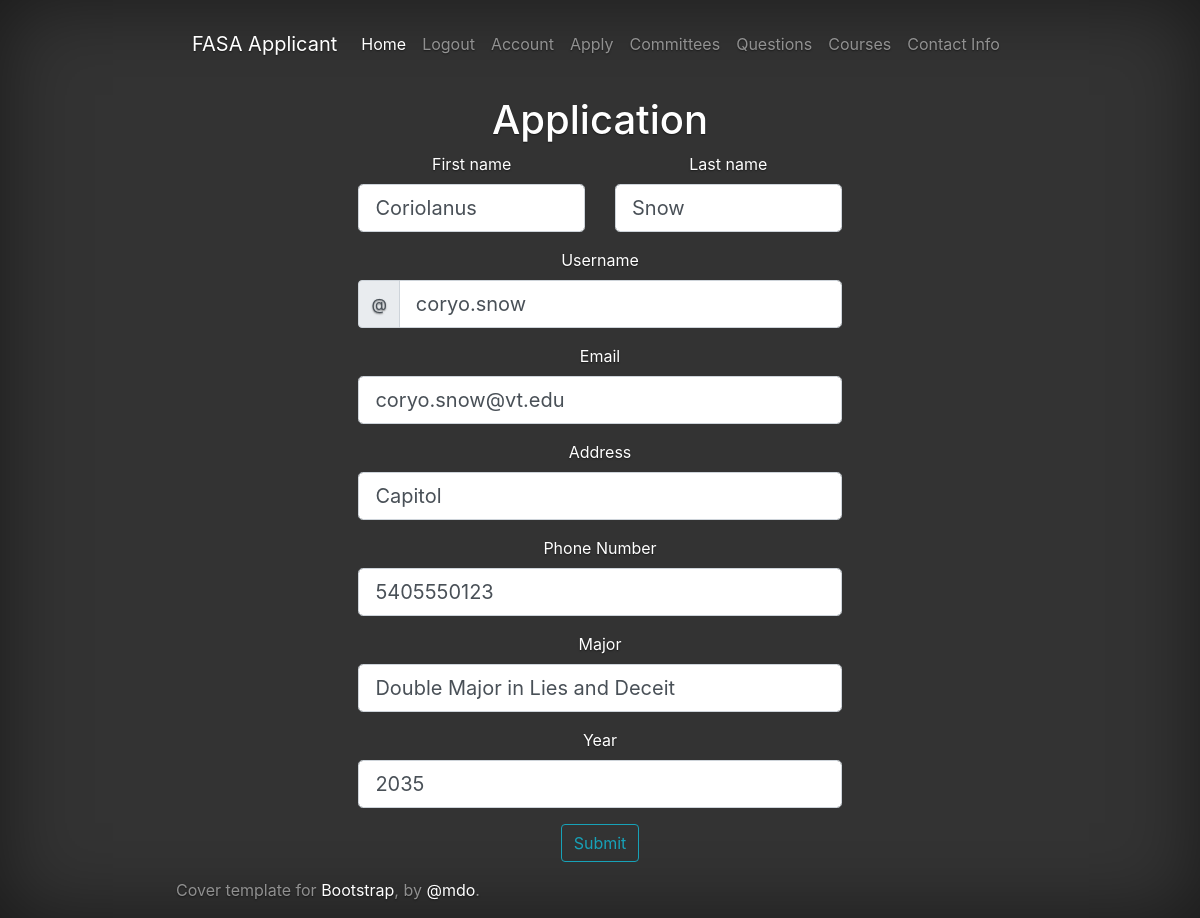
/apply (signed in), run on the app's committed database.
### run.py (models this page shows, shortened)
class MainData(main_db.Model):
    id = main_db.Column(main_db.Integer, primary_key = True)
    first_name = main_db.Column(main_db.String(30), unique = False, nullable = False)
    last_name = main_db.Column(main_db.String(30), unique = False, nullable = False)
    username = main_db.Column(main_db.String(30), unique = False, nullable = False)
    email = main_db.Column(main_db.String(120), unique = True, nullable = False)
    address = main_db.Column(main_db.String(200), unique = False, nullable = False)
    major = main_db.Column(main_db.String(100), unique = False, nullable = False)
    year = main_db.Column(main_db.String(30), unique = False, nullable = False)
    phone_number = main_db.Column(db.String(20), unique = False, nullable = False)

### run.py (the view)
@app.route("/apply", methods = ['GET', 'POST'])
@login_required
def apply():
    form = MainForm()
    if form.validate_on_submit():
        MainData.query.filter_by(email = current_user.email).delete()
        data_main = MainData(first_name = form.first_name.data, last_name = form.last_name.data, username = form.username.data,
                             email = form.email.data, address = form.address.data, major = form.major.data,
                             year = form.year.data, phone_number = form.phone_number.data)
        main_db.session.add(data_main)
        main_db.session.commit()
        flash("Success", "success")
        return redirect(url_for('hello'))
    elif request.method == "GET":
        user = MainData.query.filter_by(email = current_user.email).first()
        if (user is not None):
            form.first_name.data = user.first_name
            form.last_name.data = user.last_name
            form.username.data = user.username
            form.email.data = user.email
            form.address.data = user.address
            form.major.data = user.major
            form.year.data = user.year
            form.phone_number.data = user.phone_number
    return render_template("apply.html", main_form = form)

### run.py
class MainForm(FlaskForm):
    first_name = StringField('First Name', validators = [DataRequired(), Length(min = 2, max = 30)])
    last_name = StringField('Last Name', validators = [DataRequired(), Length(min = 2, max = 30)])
    username = StringField('Username', validators = [DataRequired(), Length(min = 2, max = 60)])
    email = StringField('Email', validators = [DataRequired(), Email()])
    address = StringField('Address', validators = [DataRequired(), Length(min = 2, max = 200)])
    major = StringField('Major', validators = [DataRequired(), Length(min = 2, max = 100)])
    year = StringField('Year', validators = [DataRequired(), Length(min = 0, max = 10)])
    phone_number = StringField('Phone Number', validators = [DataRequired(), Length(min = 2, max = 15)])
    submit = SubmitField('Submit')

### run.py (called while the page is built)
@login_manager.user_loader
def load_user(user_id):
    return User.query.get(int(user_id))

### templates/apply.html (shortened to what this page needs)
{% extends "layout.html" %}
{% block content %}
  <center>
    <div class="col-md-8 order-md-1">
      <h1>Application</h1>
      <form class="needs-validation" method = "POST">
        <div class="row">
          <div class="col-md-6 mb-3">
            <label for="firstName">First name</label>
            {% if main_form.first_name.errors %}
              {{ main_form.first_name(class = "form-control form-control-lg is-invalid")}}
              <div class = "invalid-feedback">
                {% for error in main_form.first_name.errors %}
                  <span>{{ error }}</span>
                {% endfor %}
              </div>
            {% else %}
              {{ main_form.first_name(class = "form-control form-control-lg")}}
            {% endif%}
          </div>
          <div class="col-md-6 mb-3">
            <label for="lastName">Last name</label>
            {% if main_form.last_name.errors %}
              {{ main_form.last_name(class = "form-control form-control-lg is-invalid")}}
              <div class = "invalid-feedback">
                {% for error in main_form.last_name.errors%}
                  <span>{{ error }}</span>
                {% endfor %}
              </div>
            {% else %}
              {{ main_form.last_name(class = "form-control form-control-lg") }}
            {% endif %}
          </div>
        </div>
        <div class="mb-3">
          <label for="username">Username</label>
          <div class="input-group">
            <div class="input-group-prepend">
              <span class="input-group-text">@</span>
            </div>
            {% if main_form.username.errors %}
              {{ main_form.username(class = "form-control form-control-lg is-invalid") }}
              <div class = "invalid-feedback">
                {% for error in main_form.username.errors %}
                  <span>{{ error }}</span>
                {% endfor %}
              </div>
             {% else %}
                {{ main_form.username(class = "form-control form-control-lg") }}
             {% endif %}
          </div>
        </div>
        <div class="mb-3">
          <label for="email">Email </label>
          {% if main_form.email.errors %}
            {{ main_form.email(class = "form-control form-control-lg is-invalid") }}
            <div class = "invalid-feedback">
              {% for error in main_form.email.errors %}
                <span>{{ error }}</span>
              {% endfor %}
            </div>
          {% else %}
            {{ main_form.email(class = "form-control form-control-lg") }}
          {% endif %}
        </div>
        <div class="mb-3">
          <label for="address">Address</label>
          {% if main_form.address.errors %}
            {{ main_form.address(class = "form-control form-control-lg is-invalid") }}
            <div class = "invalid-feedback">
              {% for error in main_form.address.errors %}
                <span>{{ error }}</span>
              {% endfor %}
            </div>
          {% else %}
            {{ main_form.address(class = "form-control form-control-lg") }}
          {% endif %}
        </div>
        <div class="mb-3">
          <label for="num">Phone Number</label>
          {% if main_form.phone_number.errors %}
            {{ main_form.phone_number(class = "form-control form-control-lg is-invalid") }}
            <div class = "invalid-feedback">
              {% for error in main_form.phone_number.errors %}
                <span>{{ error }}</span>
              {% endfor %}
            </div>
          {% else %}
            {{ main_form.phone_number(class = "form-control form-control-lg") }}
          {% endif %}
        </div>
        <div class="mb-3">
          <label for="major">Major</label>
          {% if main_form.major.errors %}
            {{ main_form.major(class = "form-control form-control-lg is-invalid") }}
            <div class = "invalid-feedback">
              {% for error in main_form.major.errors %}
                <span>{{ error }}</span>
              {% endfor %}
            </div>
          {% else %}
            {{ main_form.major(class = "form-control form-control-lg") }}
          {% endif %}
        </div>
        <div class="mb-3">
          <label for="year">Year</label>
          {% if main_form.year.errors %}
            {{ main_form.year(class = "form-control form-control-lg is-invalid") }}
            <div class = "invalid-feedback">
              {% for error in main_form.year.errors %}
                <span>{{ error }}</span>
              {% endfor %}
            </div>
          {% else %}
            {{ main_form.year(class = "form-control form-control-lg") }}
          {% endif %}
        </div>
        <div class = "form-group">
          {{ main_form.submit(class = "btn btn-outline-info") }}
        </div>
        </div>
        </center>
{% endblock content %}

### static/main.css (style rules this page uses)
html, body { height: 100%; background-color: #333; }
body { display: -ms-flexbox; display: -webkit-box; display: flex; -ms-flex-pack: center; -webkit-box-pack: center; justify-content: center; color: #fff; text-shadow: 0 .05rem .1rem rgba(0, 0, 0, .5); box-shadow: inset 0 0 5rem rgba(0, 0, 0, .5); }

### data on the page
MainData: first_name "Coriolanus", last_name "Snow", username "coryo.snow", email "coryo.snow@vt.edu", address "Capitol", phone_number "5405550123", major "Double Major in Lies and Deceit", year "2035"
